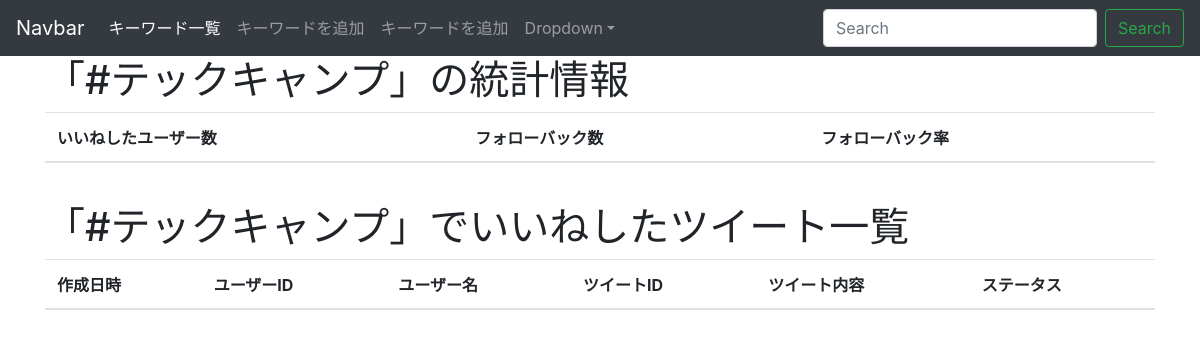
The page /show/9 on the database as committed earlier.
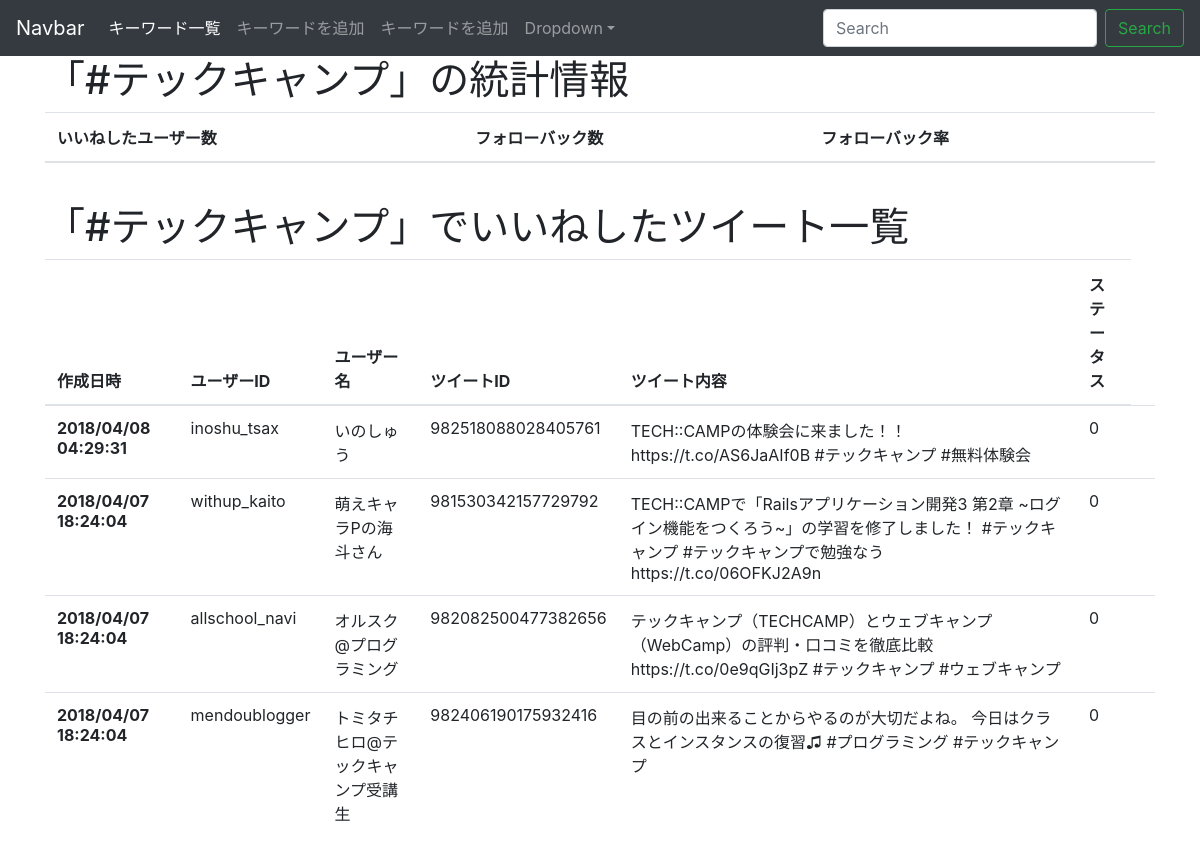
The same page on the database as committed later.
### tables this page shows
CREATE TABLE query(id integer PRIMARY KEY,query text);

CREATE TABLE like_history (id integer PRIMARY KEY, query_id integer, created_at TIMESTAMP, user_id text, user_name text, tweet_id text, content text, is_follower int);

### app.py (the view)
@app.route('/show/<id>')
def showQuery(id):
    queryList = getQueryById(id)
    query = getQueryFromQueryId(id)
    return render_template('query.html', queryList = queryList, query = query)

### app.py (called while the page is built)
def getQueryById(id):
    conn = sqlite3.connect(DATABASE)
    c = conn.cursor()
    selectAllSQL = "SELECT * FROM like_history WHERE query_id = ? ORDER BY id DESC"
    res = c.execute(selectAllSQL,[id])
    return res

def getQueryFromQueryId(id):
    conn = sqlite3.connect(DATABASE)
    c = conn.cursor()
    selectIdSQL = "SELECT query FROM query WHERE id = ?"
    c.execute(selectIdSQL,[id])
    return c.fetchone()

### templates/query.html
{% extends 'layout.html' %}
{% block body %}
<h1>「{{query[0]}}」の統計情報 </h1>
<table class="table">
  <thead>
    <tr>
      <th>いいねしたユーザー数</th>
      <th>フォローバック数</th>
      <th>フォローバック率</th>
    </tr>
  </thead>
  <tbody>
    <tr>
      <td></td>
      <td></td>
      <td></td>
    </tr>
  </tbody>
</table>
<h1>「{{query[0]}}」でいいねしたツイート一覧</h1>
<table class="table">
    <thead>
        <tr>
            <th>作成日時</th>
            <th>ユーザーID</th>
            <th>ユーザー名</th>
            <th>ツイートID</th>
            <th>ツイート内容</th>
            <th>ステータス</th>
        </tr>
    </thead>
    <tbody>
      {% for row in queryList %}
        <tr>
            <th>{{row[2]}}</th>
            <td>{{row[3]}}</td>
            <td>{{row[4]}}</td>
            <td>{{row[5]}}</td>
            <td>{{row[6]}}</td>
            <td>{{row[7]}}</td>
            <td>{{row[8]}}</td>
          </tr>
      {% endfor %}
    </tbody>
</table>
{% endblock %}

### templates/layout.html (shortened to what this page needs)
<html>
<head>
    <link rel="stylesheet" href="https://maxcdn.bootstrapcdn.com/bootstrap/4.0.0-beta.2/css/bootstrap.min.css">
</head>
<body>
	{% include 'includes/_navbar.html'%}
	<div class="container">
	    {% block body %}{% endblock %}
    </div>
</body>
</html>

### templates/includes/_navbar.html (shortened to what this page needs)
<nav class="navbar navbar-expand-md navbar-dark bg-dark">
  <a class="navbar-brand" href="#">Navbar</a>
  <div class="collapse navbar-collapse" id="navbarsExampleDefault">
    <ul class="navbar-nav mr-auto">
      <li class="nav-item active">
        <a class="nav-link" href="/index">キーワード一覧</a>
      </li>
      <li class="nav-item">
        <a class="nav-link" href="/addQuery">キーワードを追加</a>
      </li>
      <li class="nav-item">
        <a class="nav-link" href="/addQuery">キーワードを追加</a>
      </li>
      <li class="nav-item dropdown">
        <a class="nav-link dropdown-toggle" href="http://example.com" id="dropdown01" data-toggle="dropdown" aria-haspopup="true" aria-expanded="false">Dropdown</a>
      </li>
    </ul>
    <form class="form-inline my-2 my-lg-0">
      <input class="form-control mr-sm-2" type="text" placeholder="Search" aria-label="Search">
      <button class="btn btn-outline-success my-2 my-sm-0" type="submit">Search</button>
    </form>
  </div>
</nav>

Rows that differ between the two databases and show on the page:
added like_history: created_at "2018/04/08 04:29:31", user "inoshu_tsax", user_name "いのしゅう", tweet "982518088028405761", content "TECH::CAMPの体験会に来ました！！ https://t.co/AS6JaAIf0B #テックキャンプ #無料体験会", is_follower "0"
added like_history: created_at "2018/04/07 18:24:04", user "withup_kaito", user_name "萌えキャラPの海斗さん", tweet "981530342157729792", content "TECH::CAMPで「Railsアプリケーション開発3 第2章 ~ログイン機能をつくろう~」の学習を修了しました！ #テックキャンプ #テックキャンプで勉強なう https://t.co/06OFKJ2A9n", is_follower "0"
added like_history: created_at "2018/04/07 18:24:04", user "allschool_navi", user_name "オルスク@プログラミング", tweet "982082500477382656", content "テックキャンプ（TECHCAMP）とウェブキャンプ（WebCamp）の評判・口コミを徹底比較 https://t.co/0e9qGIj3pZ #テックキャンプ #ウェブキャンプ", is_follower "0"
added like_history: created_at "2018/04/07 18:24:04", user "mendoublogger", user_name "トミタチヒロ@テックキャンプ受講生", tweet "982406190175932416", content "目の前の出来ることからやるのが大切だよね。 今日はクラスとインスタンスの復習♫ #プログラミング #テックキャンプ", is_follower "0"
